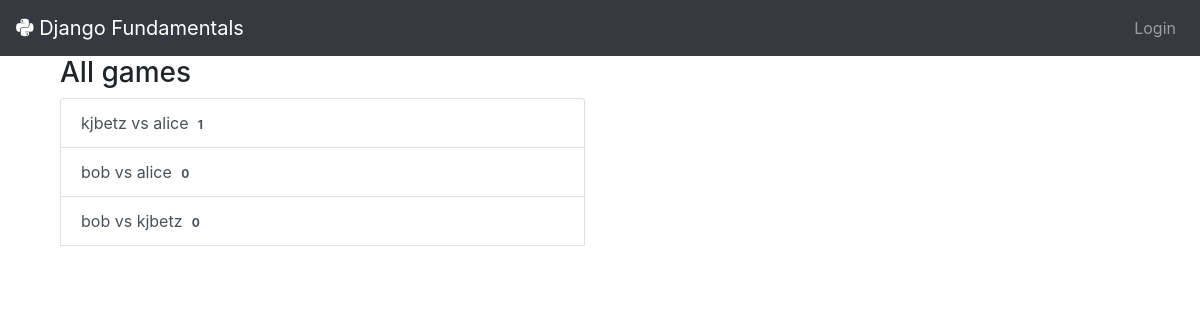
The page /games/all on the database as committed earlier.
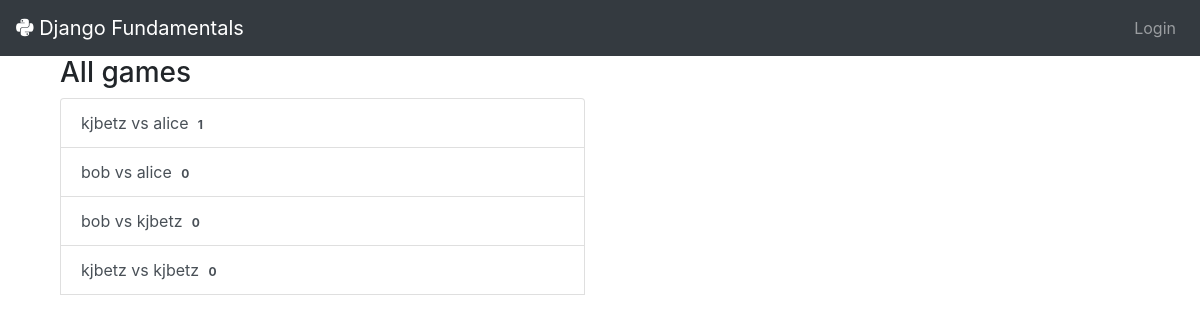
The same page on the database as committed later.
### gameplay/models.py (models this page shows, shortened)
@python_2_unicode_compatible
class Game(models.Model):
    first_player = models.ForeignKey(
        User, on_delete=models.DO_NOTHING, related_name="games_first_player")
    second_player = models.ForeignKey(
        User, on_delete=models.DO_NOTHING, related_name="games_second_player")
    start_time = models.DateTimeField(auto_now_add=True)
    last_active = models.DateTimeField(auto_now=True)
    status = models.CharField(
        max_length=1, default='F', choices=GAME_STATUS_CHOICES)
    objects = GamesQuerySet.as_manager()
    def get_absolute_url(self):
        return reverse('gameplay_detail', args=[self.id])
    def __str__(self):
        return "{0} vs {1}".format(self.first_player, self.second_player)

### gameplay/views.py (the view)
# urls.py: path('all', AllGamesList.as_view())
class AllGamesList(ListView):
    model = Game

### templates/gameplay/game_list.html
{% extends "base.html" %}
{% block content %}
  <div class="well col-sm-6">
    <h3>All games</h3>
    {% include "player/games_list_snippet.html" with games_list=object_list %}
  </div>
{% endblock content %}

### templates/player/games_list_snippet.html (shortened to what this page needs)
{% if games_list %}
  <ul class="list-group">
  {% for game in games_list %}
    <a class="list-group-item list-group-item-action" href="{{ game.get_absolute_url }}">
      {{ game }}
        <span class="badge">{{ game.move_set.count }}</span>
    <a>
  {% endfor %}
  </ul>
{% endif %}

Rows that differ between the two databases and show on the page:
added Game: first_player+second_player "kjbetz vs kjbetz", move_set.count "0"
